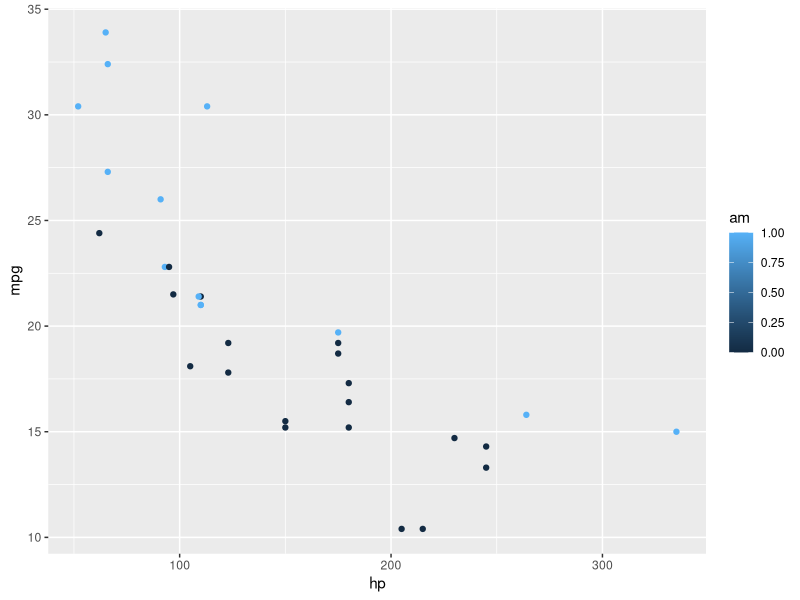
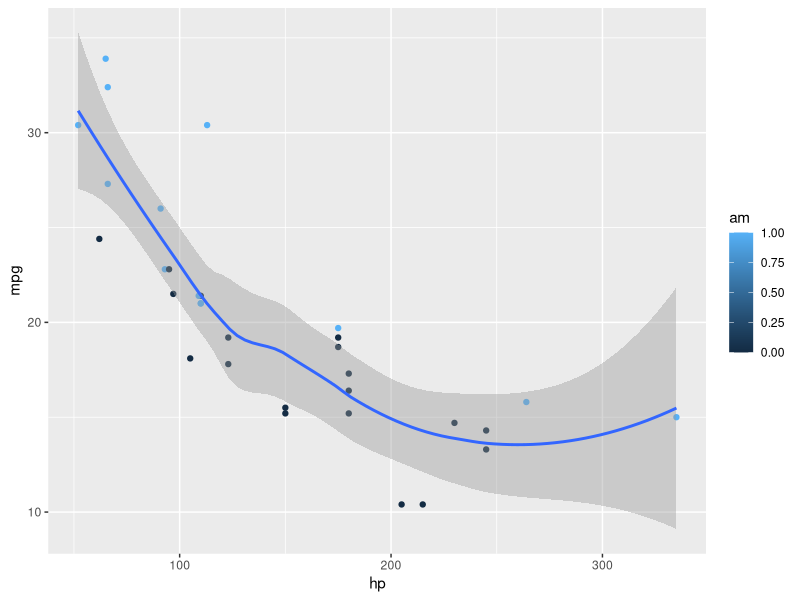

Recreate these plots in R, in order.
## ---- chunk 1
library(tufte)
library(ggplot2)
# invalidate cache when the tufte version changes
knitr::opts_chunk$set(tidy = FALSE, cache.extra = packageVersion('tufte'))
options(htmltools.dir.version = FALSE)
## ---- chunk 2
library(ggplot2)
mtcars2 <- mtcars
p <- ggplot(mtcars2, aes(hp, mpg, color = am)) +
  geom_point()
p
p + geom_smooth()
